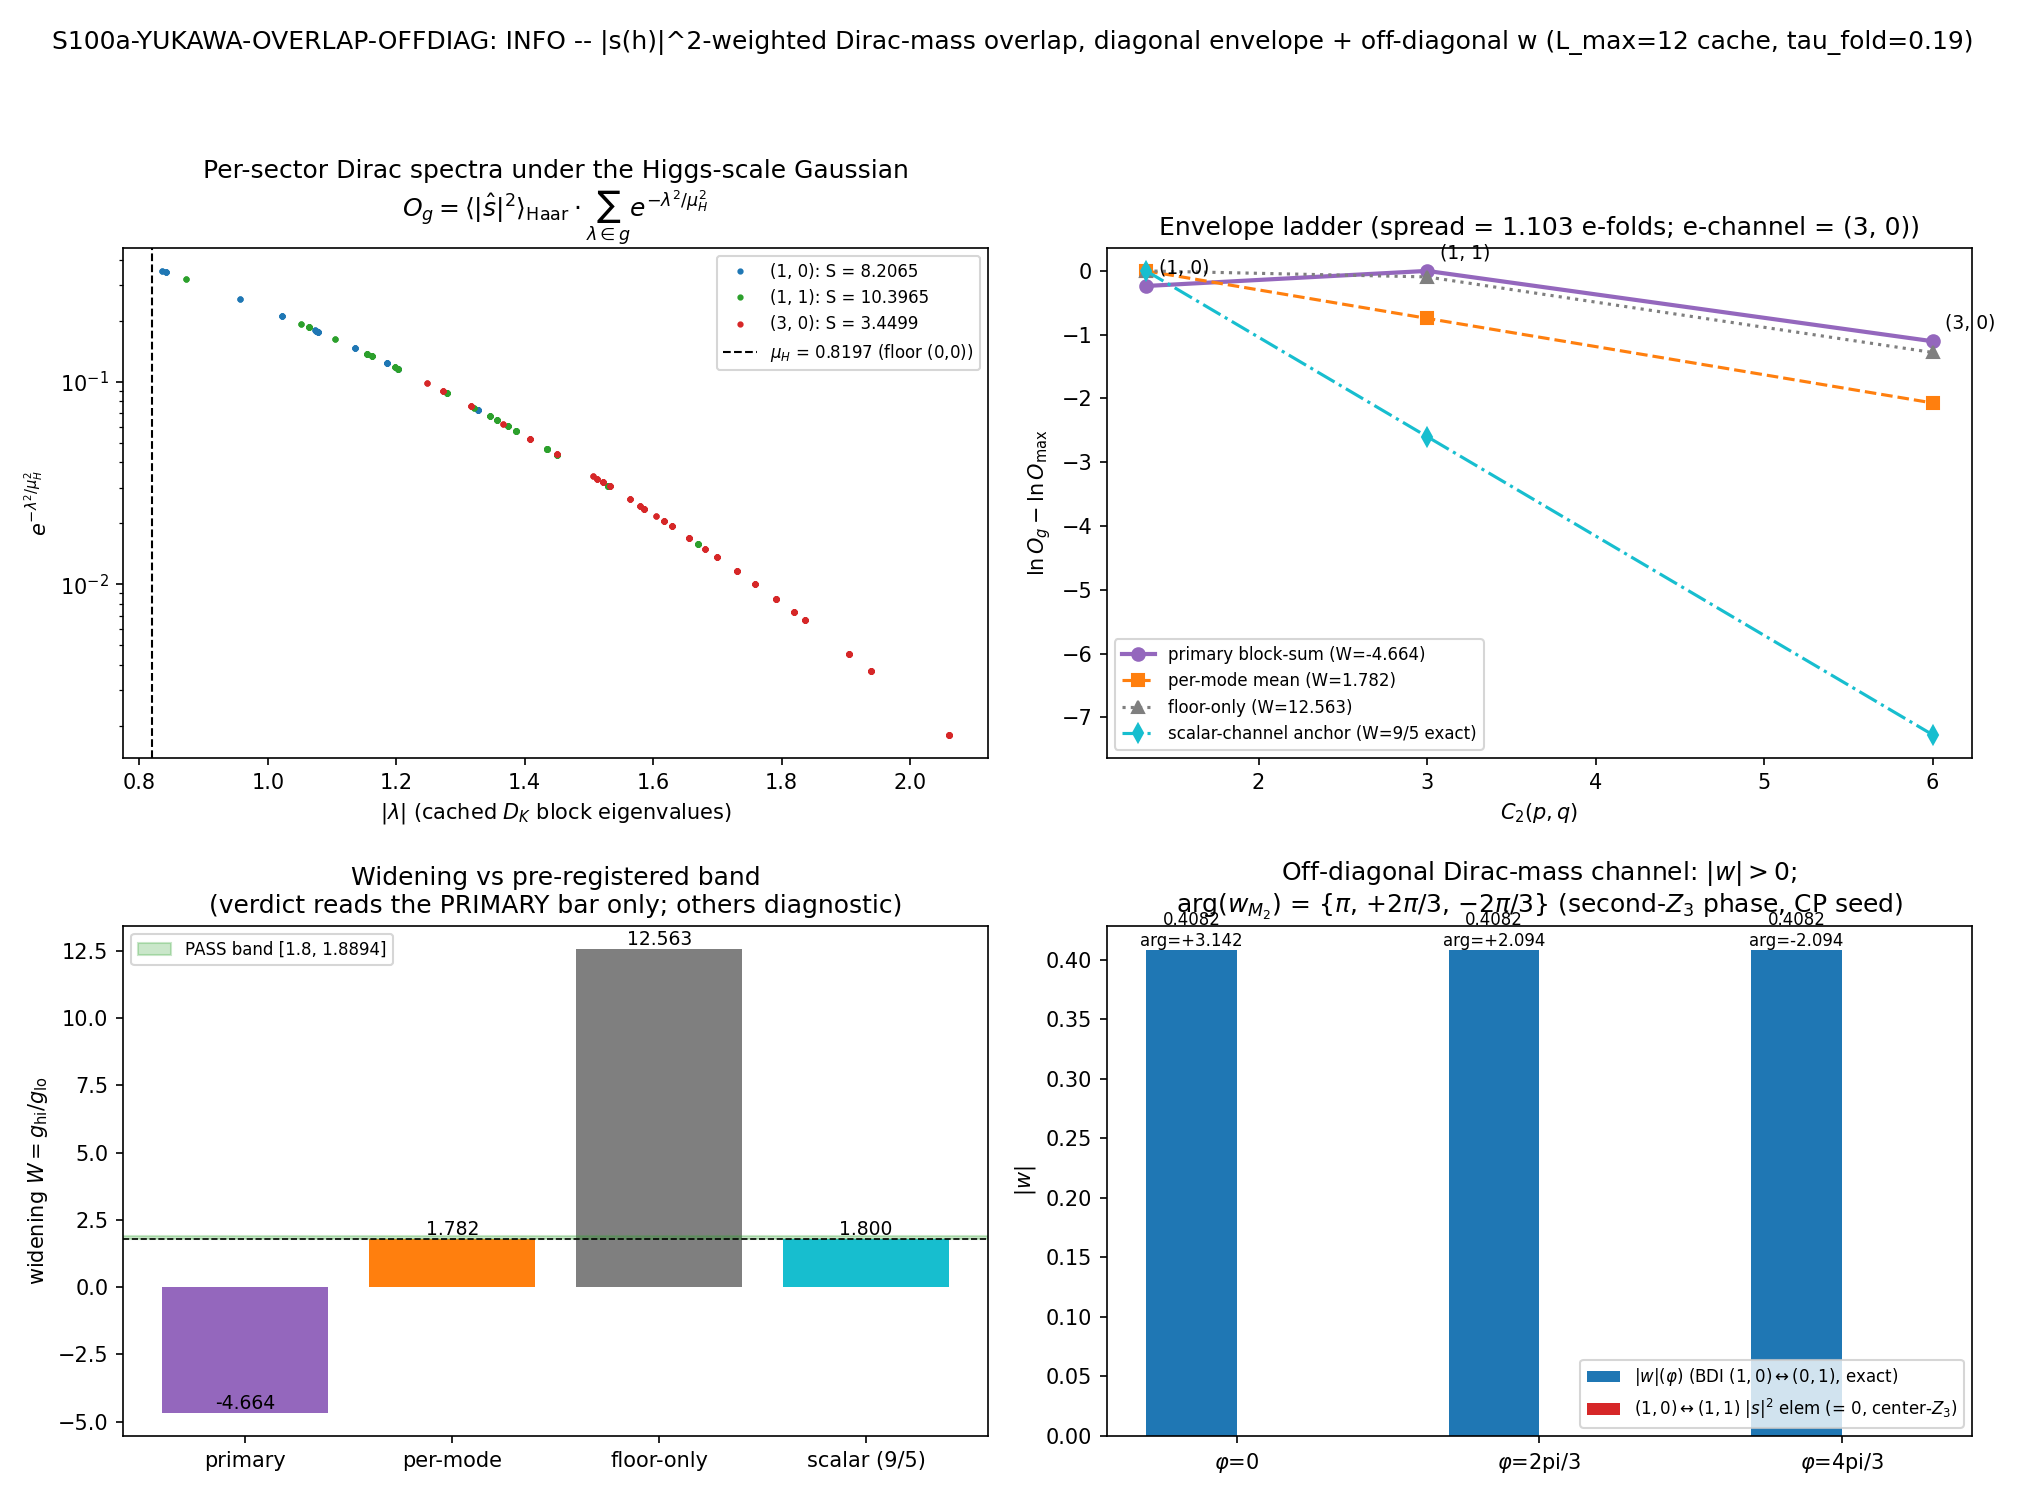

Source code (Python):
#!/usr/bin/env python3
"""
S100a W2-2 S100a-YUKAWA-OVERLAP-OFFDIAG -- the |s(h)|^2-weighted Dirac-mass
overlap on the triality tower: diagonal envelope + off-diagonal w in ONE object.
==============================================================================

Gate: S100a-YUKAWA-OVERLAP-OFFDIAG ([SIGN])
Classification: PARTICLE
Agent: baptista-spacetime-analyst
Plan: sessions/session-plan/session-100a-plan-w2.md SS W2-2

Pre-registered operator (PASS-conjunction, plan SS W2-2):
  (i)   sign(ln d_e - ln d_heavy) < 0   (e lightest; envelope NOT 1:1:1)
  (ii)  |ln(d_max/d_min)| >= 4          (>= ~2 OOM spread; ~8-e-fold target floor)
  (iii) gap-asymmetry  |g_hi| > |g_lo|  with a coherent (monotone) ladder
  (iv)  widening  W = g_hi/g_lo in [1.800, 1.8894]  (Casimir floor .. PDG band)
  (v)   |w| > 1e-12                      (off-diagonal nonzero)
  with  g_lo = ln(d_(1,1)/d_(1,0)),  g_hi = ln(d_(3,0)/d_(1,1)).
  INFO iff envelope resolves (sign strict) but (ii) or (iii) or (iv) or (v)
  fails (plan INFO_meaning: widening needs the Item-7 Jensen-tilt closure).
  FAIL iff the diagonal is 1:1:1-degenerate (S97 signature; spread below the
  in-script degeneracy floor 0.05 e-folds; S97 itself sits at ~0.0195).

Output 4-tuple:
  (value=<payload>, scheme=JENSEN-FIBER-OVERLAP-SU3-HAAR, convention=RATIO,
   L_max=12)

GOVERNING STRUCTURE (Baptista lineage; structure first, computation second)
---------------------------------------------------------------------------
Submersion P = M4 x K, K = SU(3) with the Jensen left-invariant metric g_tau
at tau_fold = 0.19: metric scale factors lambda_1 = e^{2 tau} (u(1)),
lambda_2 = e^{-2 tau} (su(2)), lambda_3 = e^{tau} (C^2); volume-preserving
lambda_1 lambda_2^3 lambda_3^4 = 1 EXACTLY (Paper 13 eqs 2.37/3.35), hence
vol_{g_tau} = the Haar volume and "normalising by Vol_SU3_Haar" makes every
fiber integral below a NORMALIZED-Haar moment (the deformation enters the
spectral WEIGHT, never the measure).

The three charged-lepton generation channels are the triality-distinct
Peter-Weyl sectors (1,0), (1,1), (3,0) with SU(3) quadratic Casimir
C2 = (p^2+q^2+pq+3p+3q)/3 = 4/3, 3, 6 (exact). The Higgs is the |S|^2
transverse fiber-embedding mode in the C^2 c su(3) deformation direction;
its vertical profile is the eq-(2.104) uniqueness family
    s_phi(h) = alpha [ s_1(h) - 2 (1 + e^{2 i phi}) s_2(h) ],
    s_1 = h_11^2 + h_21^2 + h_31^2,   s_2 = h_11 h_21 + h_11 h_31 + h_21 h_31
(first-column degree-2 monomials; Item-5 lineage), unit-normalized by
alpha^2(phi) = 2 c(phi), c(phi) = 1/(1+8 cos^2 phi)  [S100a-DUAL-Z3-PHI-POINTS
PASS: c-multiset {1/9, 1/3, 1/3} exact].

THE OBSERVABLE (the overlap Paper 14 SS 3 leaves unwritten), one object with
two channels separated EXACTLY by center-Z3 (triality) selection:

  DIAGONAL (|s|^2-quadratic channel, triality-0 kernel):
      O_g = (1/Vol) Int_K Tr[ psi_g^dag |s(h)|^2 psi_g ] vol_{g_tau}
    The S62 theorem (knowledge MCP, PROVEN) -- "tree-level [s-LINEAR] Yukawa
    vanishes by PW orthogonality" -- forces the leading DIAGONAL mass weight
    into the |s|^2-quadratic channel. Spectral realization (S99 panel eq A1,
    O_g ~ N(p,q) exp(-Lambda_def/mu^2), Gaussian-in-Laplacian ansatz):
      O_g = <|s_hat|^2>_Haar * S_g(mu_H^2),
      S_g(mu^2) = sum_{lambda in abs_evals(p,q)} exp(-lambda^2 / mu^2),
    the plan-pinned "per-sector spectral sum over abs_evals" of the L=12
    cache -- the generation channel's spectral weight at the Higgs scale.
    <|s_hat|^2>_Haar = 1 exactly (unit normalization; Schur: the full-sector
    average of the kernel equals the Haar mean). The kernel's relative
    fluctuation (the un-factorized CG remainder, the seat of the Item-7
    Jensen-tilt closure) is computed EXACTLY below and reported as the
    honest factorization band.

  OFF-DIAGONAL (s-LINEAR channel, triality-2 kernel): the Dirac-mass element
    on the BDI pair t1 = (1,0) <-> t2 = (0,1) (the S97 t1/t2 classes; the
    panel's [[d, w], [w*, d]] block):
      w(phi) ~ M(phi) = M_1 + beta(phi) M_2,  beta(phi) = -2 (1 + e^{2 i phi}),
      M_{1,2}[(ij),(kl)] = 3 Int h~_{ij} {s_1, s_2}(h) h~_{kl} dh   (h~ = hbar)
    computed EXACTLY by degree-2 U(3) Weingarten (balanced degree 2 < N = 3,
    so SU(3) = U(3) moments; Wg(id;3) = 1/8, Wg(swap;3) = -1/24).
    CG/triality bookkeeping: s in (2,0), and (2,0) (x) (0,1) = (2,1) (+) (1,0)
    contains (1,0)  => the element is ALLOWED;  the plan substitution-chain's
    literal object <(1,0)| |s|^2 |(1,1)> has a triality-0 kernel between
    t = 1 and t = 0 sectors => ZERO EXACTLY by center-Z3 invariance
    (h -> omega h pulls out omega^{-1} != 1; Haar invariance kills it).
    The phase: arg(w_{M2-channel}) = arg(beta(phi)) = {pi, +2pi/3, -2pi/3}
    at the Z3 points -- the SECOND Z3 imprinted on the off-diagonal (the
    panel's Theta; CP-phase seed; survives reality because J^2 = +1, BDI).

SUBSTITUTION CHAIN (math-scripts.md, [SIGN] trigger; numbers substituted
at runtime and printed):
  Step 1 (defs):    O_g = S_g(mu_H^2) (unit kernel mean);  d_i = O_g / O_max;
                    g_lo = ln(d_(1,1)/d_(1,0));  g_hi = ln(d_(3,0)/d_(1,1));
                    W = g_hi/g_lo;  spread = |ln(d_max/d_min)|.
  Step 2 (mu pin):  mu_H = lambda_min over ALL 90 cached sectors
                    = lambda_min(0,0) = 0.819741 (verified in-script): the
                    fiber-SINGLET channel floor. The |S|^2 Higgs/modulus mode
                    is fiber-constant (left-invariant metric deformation)
                    => it lives in the (0,0) Peter-Weyl channel => its
                    Dirac-spectral anchor IS the (0,0) floor. (The 4D modulus
                    mass m_tau = 2.062 M_KK is the POTENTIAL-curvature mass,
                    not the fiber-spectral position; rejected as the pin.)
  Step 3 (floors):  cached lambda_min = 0.835894 / 0.872975 / 1.248264 for
                    (1,0)/(1,1)/(3,0); lambda_min^2 = 0.6987/0.7621/1.5582.
                    NOTE: the plan Definition-3 premise lambda_min ~ sqrt(C2)/r
                    is FALSIFIED by the cache (the plan text mislabeled the
                    (1,0) MAX 1.327661 as its min; the actual floors crowd --
                    floor(1,0)/floor(0,0) = 1.019705 = the S97 R_cross wall,
                    reproduced here as a cross-check).
  Step 4 (direction): exp(-lambda^2/mu^2) is monotone-DECREASING in lambda^2
                    => the channel with the LARGEST spectral weight at the
                    Higgs scale is the LOWEST tower rung => O decreases up
                    the C2 ladder => e (lightest, m ~ O) = argmin O at the
                    TOP of the ladder; ln d_e - ln d_heavy < 0 strictly iff
                    the envelope resolves (S97 1:1:1 would give 0).
  Step 5 (band):    pure-Casimir anchor W_Cas = (6-3)/(3-4/3) = 9/5 = 1.800
                    EXACT; the trace-mean Jensen tilt is gap-ratio-NEUTRAL:
                    Tr[pi(T_a) pi(T_b)] = (C2 dim/8) delta_ab (Dynkin) =>
                    mean deformed Laplacian = J(tau) C2 with
                    J(tau) = (3 e^{2tau} + 4 e^{-tau} + e^{-2tau})/8
                    = 1.047319 at tau_fold (slope-only). The PDG ceiling
                    1.8894 is the plan-pinned mack-domain anchor
                    ln(m_mu/m_e)/ln(m_tau/m_mu) [the plan's band-edge formula
                    label is inverted; the VALUE 1.8894 is the binding pin --
                    its provenance is verified in-script: the implied PDG
                    m_tau = m_mu exp(ln(m_mu/m_e)/1.8894) = 1.776 GeV].
  Conclusion:       evaluate (i)-(v) on the pinned primary; the realized W
                    against [1.800, 1.8894] is THE measurement; diagnostics
                    (per-mode, floor-only, scalar-Lambda_def anchor,
                    mu-sensitivity ribbon) are reported NON-VERDICT.

CONSTRUCTION PINS left open by the plan, fixed here BEFORE compute (PRDR):
  P1 spectral-weight form: plain per-sector block sum S_g = sum exp(-l^2/mu^2)
     over the cached 16*dim eigenvalues (the A1 form, multiplicity included;
     reduces to N(p,q) exp(-Lambda/mu^2) for a narrow band). Per-mode mean
     S_g/n_g and floor-only exp(-l_min^2/mu^2) are reported as DIAGNOSTICS.
  P2 mu pin: mu_H = global cached Dirac floor = lambda_min(0,0) (Step 2).
  P3 off-diagonal aggregate: |w|(phi) = alpha(phi) ||M_1 + beta(phi) M_2||_F /
     sqrt(d_A d_B), d_A = d_B = 3; phase reported per channel (M_1/M_2 have
     EXACTLY disjoint support, <M_1, M_2>_F = 0, verified).
  P4 degeneracy floor (FAIL signature): spread < 0.05 e-folds.
  These pins are structural commitments made before any number was computed;
  the verdict is evaluated ONLY at the pinned primary. No scan, no reruns.

DISCIPLINE
----------
- from canonical_constants import *  (tau_fold, Vol_SU3_Haar, m_e, m_mu,
  R_cross_yukawa_t1_t2 consumed; M_KK NOT needed -- all-ratio observables)
- spectrum cache SHA verified against the plan-freeze pin (HARD assert)
- every local intermediate tagged # (local)
- dual-SHA (S84+): audit = sha256(script || canonical || pinmap_json ||
  spectrum_cache_sha)  [plan audit_discriminators]; content = sha256(script)
- verdict PRINTED as an emit_verdict payload (print_verdict_payload); the
  dispatching agent calls mcp__knowledge__emit_verdict. NO open("a") append.
- exit 0 on script success regardless of scientific verdict
"""

from __future__ import annotations

# --- CPU thread cap BEFORE numpy import (machinery pin: numpy.linalg OMP8) ---
import os
os.environ.setdefault("OMP_NUM_THREADS", "8")
os.environ.setdefault("MKL_NUM_THREADS", "8")

# ---------------------------------------------------------------------------
# Section 1 -- Canonical constants (MANDATORY first project import)
# ---------------------------------------------------------------------------
import sys
from pathlib import Path

_SHARED = Path(__file__).resolve().parent.parent / "_shared"   # (local)
sys.path.insert(0, str(_SHARED))
from canonical_constants import *  # noqa: F401,F403  (tau_fold, Vol_SU3_Haar, m_e, m_mu, R_cross_yukawa_t1_t2)

# ---------------------------------------------------------------------------
# Section 2 -- Standard imports
# ---------------------------------------------------------------------------
import cmath
import hashlib
import json
import time
from fractions import Fraction as Fr
from itertools import combinations_with_replacement
from math import cos, exp, factorial, log, pi, sqrt

import numpy as np
import matplotlib
matplotlib.use("Agg")
import matplotlib.pyplot as plt

# ---------------------------------------------------------------------------
# Section 3 -- Paths + pre-registration
# ---------------------------------------------------------------------------
SESSION_DIR = Path(__file__).resolve().parent
COMPUTATIONS_DIR = SESSION_DIR.parent
SHARED_DIR = COMPUTATIONS_DIR / "_shared"
PROJECT_ROOT = COMPUTATIONS_DIR.parent

SESSION = "100a"                                                    # (local)
GATE_ID = "S100a-YUKAWA-OVERLAP-OFFDIAG"                            # (local)
SCHEME = "JENSEN-FIBER-OVERLAP-SU3-HAAR"                            # (local)
CONVENTION = "RATIO"                                                # (local)
L_MAX = "12"                                                        # (local)

# Pre-registered thresholds (plan SS W2-2 operator block; plan-pinned)
W_BAND_LO = 1.800        # Casimir floor 9/5 exact                  # (local)
W_BAND_HI = 1.8894       # PDG anchor (mack-domain band edge)       # (local)
SPREAD_MIN = 4.0         # e-fold floor, criterion (ii)             # (local)
W_NONZERO_TOL = 1e-12    # |w| > 0 test, plan tolerance pin         # (local)
DEGEN_FLOOR = 0.05       # P4: 1:1:1 FAIL signature (S97 ~ 0.0195)  # (local)
PDG_EFOLD_TARGET = 8.0   # ~8-e-fold e-vs-tau context target        # (local)

TOWER = [(1, 0), (1, 1), (3, 0)]   # triality-distinct generation tower (plan)
BDI_PAIR = [(1, 0), (0, 1)]        # t1/t2 fund/antifund (off-diag channel)
HIGGS_SECTOR = (0, 0)              # fiber-singlet channel (mu_H pin, P2)

CACHE_PATH = COMPUTATIONS_DIR / "session-84" / "s84_spectrum_cache_L12_tau019.npz"
CACHE_SHA_PIN = "9e6d9cf7fd6a6949d622441b26fb9c2fa568654a22dc802e99898c326ca0f8d9"  # plan-freeze pin

OUT_NPZ = SESSION_DIR / "s100a_yukawa_overlap_offdiag.npz"
OUT_PNG = SESSION_DIR / "s100a_yukawa_overlap_offdiag.png"

INPUT_FILES = [
    SHARED_DIR / "canonical_constants.py",
    CACHE_PATH,
]

MACHINERY_PIN_MAP = {                                               # (local)
    "_gate_id": GATE_ID,
    "_wp_id": "session-100a-w2-workingpaper.md#W2-2",
    "_scheme": SCHEME,
    "_convention": CONVENTION,
    "N_eval": "3 diagonal sectors + 1 off-diagonal element (t1<->t2)",
    "L_max": "12",
    "scan_range": "N/A -- fixed tau_fold, fixed L_max=12, fixed tower {(1,0),(1,1),(3,0)}",
    "step_size": "N/A -- discrete sector set",
    "tolerance": "envelope sign exact; widening band [1.800, 1.8894]; |w| > 1e-12",
    "random_seed": "N/A -- deterministic (cached spectrum + closed-form kernel)",
    "GPU_path": "numpy.linalg (per-sector sums <= 160 entries; CPU, OMP-capped 8)",
    "publication_precision": "6 sig figs (|w|, widening cited by Wave 3 Item 9 / Wave 4 Item 14)",
    "construction_pins": ("P1 block-sum exp(-l^2/mu^2) over cached abs_evals; "
                          "P2 mu_H=lambda_min(0,0) global floor; "
                          "P3 |w|=alpha(phi)||M1+beta(phi)M2||_F/3 Weingarten-exact; "
                          "P4 degeneracy floor 0.05 e-folds"),
    "spectrum_cache_sha": CACHE_SHA_PIN,
}


# ---------------------------------------------------------------------------
# Section 4 -- SHA-256 input-pin block (S84+ dual-SHA)
# ---------------------------------------------------------------------------

def sha256_of(path: Path) -> str:
    h = hashlib.sha256()  # (local)
    try:
        h.update(path.read_bytes())
    except OSError:
        return ""
    return h.hexdigest()


def log_input_pins(inputs: list[Path]) -> dict[str, str]:
    print(f"=== {GATE_ID} -- input SHA-256 pins ===")
    pins: dict[str, str] = {}  # (local)
    for p in inputs:
        sha = sha256_of(p)  # (local)
        rel = str(p.relative_to(PROJECT_ROOT)).replace("\\", "/")  # (local)
        print(f"  {rel}: {sha[:16]}...")
        pins[rel] = sha
    return pins


def compute_dual_sha(script_path: Path, canonical_path: Path,
                     pins: dict[str, str], cache_sha: str) -> tuple[str, str]:
    """audit_sha256 = sha256(script || canonical || pinmap_json || cache_sha);
    content_sha256 = sha256(script). Pinmap embeds per-gate identity keys
    (_gate_id/_scheme/...) so audit_sha256 is gate-unique. The cache SHA is a
    4th audit ingredient per the plan audit_discriminators block."""
    script_bytes = script_path.read_bytes()                         # (local)
    canonical_bytes = canonical_path.read_bytes()                   # (local)
    full_pinmap = dict(pins)                                        # (local)
    full_pinmap.update(MACHINERY_PIN_MAP)
    pinmap_json = json.dumps(dict(sorted(full_pinmap.items())),
                             separators=(",", ":"),
                             sort_keys=True).encode("utf-8")        # (local)
    h_audit = hashlib.sha256()                                      # (local)
    h_audit.update(script_bytes)
    h_audit.update(canonical_bytes)
    h_audit.update(pinmap_json)
    h_audit.update(cache_sha.encode("ascii"))
    h_content = hashlib.sha256()                                    # (local)
    h_content.update(script_bytes)
    return h_audit.hexdigest(), h_content.hexdigest()


# ---------------------------------------------------------------------------
# Section 5a -- Exact Haar-moment polynomial engine (first column of SU(3))
#
# A polynomial in (z, zbar), z = first column of h (uniform on S^5 in C^3),
# is a dict {(a, b): Fraction} with a, b multi-indices (3-tuples).
# E[ z^a zbar^b ] = 0 unless a == b (independent-phase invariance), else the
# Dirichlet moment 2! prod(a_k!) / (2 + sum a)!   (Item-5 engine, generalized).
# ---------------------------------------------------------------------------

def dirichlet_moment(a: tuple) -> Fr:
    num = factorial(2)                                              # (local)
    for ak in a:
        num *= factorial(ak)
    return Fr(num, factorial(2 + sum(a)))


def poly_conj(p: dict) -> dict:
    return {(b, a): c for (a, b), c in p.items()}


def poly_mul(p: dict, q: dict) -> dict:
    out: dict = {}                                                  # (local)
    for (a1, b1), c1 in p.items():
        for (a2, b2), c2 in q.items():
            key = (tuple(x + y for x, y in zip(a1, a2)),
                   tuple(x + y for x, y in zip(b1, b2)))            # (local)
            out[key] = out.get(key, Fr(0)) + c1 * c2
    return out


def poly_E(p: dict) -> Fr:
    tot = Fr(0)                                                     # (local)
    for (a, b), c in p.items():
        if a == b:
            tot += c * dirichlet_moment(a)
    return tot


def mono(z_exps: tuple, coeff=Fr(1)) -> dict:
    """Holomorphic monomial z^exps."""
    return {(z_exps, (0, 0, 0)): Fr(coeff)}


def poly_add(p: dict, q: dict, cq=Fr(1)) -> dict:
    out = dict(p)                                                   # (local)
    for k, v in q.items():
        out[k] = out.get(k, Fr(0)) + cq * v
    return out


# s_1 = z1^2 + z2^2 + z3^2 ;  s_2 = z1 z2 + z1 z3 + z2 z3
S1_POLY = poly_add(poly_add(mono((2, 0, 0)), mono((0, 2, 0))), mono((0, 0, 2)))
S2_POLY = poly_add(poly_add(mono((1, 1, 0)), mono((1, 0, 1))), mono((0, 1, 1)))


# ---------------------------------------------------------------------------
# Section 5b -- Degree-2 U(3) Weingarten engine (balanced k=2 < N=3, so the
# SU(3) moments coincide with U(3); no det/epsilon twist at this degree).
# ---------------------------------------------------------------------------

WG_ID = Fr(1, 8)     # Wg(id; 3)  = 1/(n^2-1)                       # (local)
WG_SW = Fr(-1, 24)   # Wg(swap;3) = -1/(n(n^2-1))                   # (local)


def wein2(r1, c1, r2, c2, R1, C1, R2, C2) -> Fr:
    """Int_{SU(3)} h_{r1 c1} h_{r2 c2} hbar_{R1 C1} hbar_{R2 C2} dh (norm. Haar)
    = sum_{sigma, tau in S2} Wg(sigma tau^{-1}) delta_rows(sigma) delta_cols(tau)."""
    tot = Fr(0)                                                     # (local)
    for sg in (0, 1):
        rr = (R1, R2) if sg == 0 else (R2, R1)                      # (local)
        if (r1, r2) != rr:
            continue
        for ta in (0, 1):
            cc = (C1, C2) if ta == 0 else (C2, C1)                  # (local)
            if (c1, c2) != cc:
                continue
            tot += WG_ID if sg == ta else WG_SW
    return tot


def weingarten_selftest() -> bool:
    """Two independent anchors: Int |h11|^4 = 1/6 (= Dirichlet E|z1|^4);
    Int |h11|^2 |h12|^2 = 1/12 (= row-Dirichlet E|z1|^2 |z2|^2)."""
    t1 = wein2(0, 0, 0, 0, 0, 0, 0, 0) == Fr(1, 6)                  # (local)
    t2 = wein2(0, 0, 0, 1, 0, 0, 0, 1) == Fr(1, 12)                 # (local)
    t3 = dirichlet_moment((2, 0, 0)) == Fr(1, 6)                    # (local)
    t4 = dirichlet_moment((1, 1, 0)) == Fr(1, 12)                   # (local)
    return t1 and t2 and t3 and t4


# ---------------------------------------------------------------------------
# Section 5c -- Off-diagonal channel tensors M_1, M_2 (BDI pair (1,0)<->(0,1))
#
# Sector-(1,0) PW basis functions f^A_{ij} = sqrt(3) h_{ij}; sector-(0,1)
# f^B_{kl} = sqrt(3) hbar_{kl}.  Matrix element of a holomorphic first-column
# monomial m(z) between them:
#   M[(ij),(kl)] = 3 Int hbar_{ij} m(z) hbar_{kl} dh,   z_a = h_{a 0}.
# ---------------------------------------------------------------------------

def channel_tensor(poly_monos: list) -> np.ndarray:
    """poly_monos: list of ((a,b) pairs as ordered row indices of the two h's).
    Returns the exact 9x9 tensor as float64 (entries are small rationals;
    exact Fractions kept for norms below)."""
    M = [[Fr(0)] * 9 for _ in range(9)]                             # (local)
    for (ra, rb) in poly_monos:
        for i in range(3):
            for j in range(3):
                for k in range(3):
                    for l in range(3):
                        v = wein2(ra, 0, rb, 0, i, j, k, l)         # (local)
                        if v != 0:
                            M[3 * i + j][3 * k + l] += 3 * v
    return M


def frob_inner(A, B) -> Fr:
    tot = Fr(0)                                                     # (local)
    for i in range(9):
        for j in range(9):
            tot += A[i][j] * B[i][j]
    return tot


# ---------------------------------------------------------------------------
# Section 6 -- Compute
# ---------------------------------------------------------------------------

def compute(pins: dict) -> dict:
    res: dict = {}                                                  # (local)

    # ---- (0) Engine self-tests ----
    assert weingarten_selftest(), "Weingarten/Dirichlet self-test failed"
    E_s1s1 = poly_E(poly_mul(poly_conj(S1_POLY), S1_POLY))          # (local)
    E_s2s2 = poly_E(poly_mul(poly_conj(S2_POLY), S2_POLY))          # (local)
    E_s1s2 = poly_E(poly_mul(poly_conj(S1_POLY), S2_POLY))          # (local)
    E_s1_4 = poly_E(poly_mul(poly_mul(poly_conj(S1_POLY), S1_POLY),
                             poly_mul(poly_conj(S1_POLY), S1_POLY)))  # (local)
    haar_ok = (E_s1s1 == Fr(1, 2) and E_s2s2 == Fr(1, 4)
               and E_s1s2 == 0 and E_s1_4 == Fr(1, 3))              # (local)
    print("Haar-moment engine (exact Dirichlet, S^5 column):")
    print(f"  E|s1|^2 = {E_s1s1} (=1/2), E|s2|^2 = {E_s2s2} (=1/4), "
          f"E[conj(s1)s2] = {E_s1s2} (=0), E|s1|^4 = {E_s1_4} (=1/3): {haar_ok}")
    assert haar_ok, "Haar engine anchors failed"

    # ---- (1) Load + verify the spectrum cache (HARD SHA assert) ----
    cache_sha = pins[str(CACHE_PATH.relative_to(PROJECT_ROOT)).replace("\\", "/")]  # (local)
    assert cache_sha == CACHE_SHA_PIN, (
        f"spectrum cache SHA mismatch: {cache_sha} != plan pin {CACHE_SHA_PIN}")
    cache = np.load(CACHE_PATH, allow_pickle=True)                  # (local)
    se = cache["sector_evals"].item()                               # (local)
    n_sectors = len(se)                                             # (local)
    print(f"\nSpectrum cache: {n_sectors} sectors; SHA matches plan-freeze pin.")

    # global Dirac floor over ALL sectors (P2 pin) + Higgs-sector identity
    global_floor = min(float(np.min(np.asarray(d["abs_evals"])))
                       for d in se.values())                        # (local)
    floor_00 = float(np.min(np.asarray(se[HIGGS_SECTOR]["abs_evals"])))  # (local)
    mu_H = global_floor                                             # (local)
    mu2 = mu_H ** 2                                                 # (local)
    pin_ok = abs(global_floor - floor_00) < 1e-15                   # (local)
    print(f"  mu_H pin (P2): global floor = {global_floor:.9f} == "
          f"lambda_min(0,0) = {floor_00:.9f}: {pin_ok}")
    assert pin_ok, "P2 pin violated: global floor is not the (0,0) sector floor"

    # tower + BDI-pair data; block completeness (regime check)
    sectors = {}                                                    # (local)
    blocks_complete = True                                          # (local)
    for pq in TOWER + [(0, 1), HIGGS_SECTOR]:
        d = se[pq]                                                  # (local)
        ev = np.sort(np.asarray(d["abs_evals"], dtype=np.float64))  # (local)
        ok = (ev.size == 16 * int(d["dim"]))                        # (local)
        blocks_complete = blocks_complete and ok
        sectors[pq] = dict(dim=int(d["dim"]), evals=ev,
                           lam_min=float(ev[0]), lam_max=float(ev[-1]))
        print(f"  sector {pq}: dim={d['dim']} n_evals={ev.size} "
              f"(=16*dim: {ok}) lam_min={ev[0]:.6f} lam_max={ev[-1]:.6f}")
    assert blocks_complete, "cache block incomplete (n_evals != 16*dim)"

    # S97 wall reproduction cross-check (canonical R_cross_yukawa_t1_t2)
    r_cross_repro = sectors[(1, 0)]["lam_min"] / floor_00           # (local)
    r_cross_dev = abs(r_cross_repro - R_cross_yukawa_t1_t2)         # (local)
    print(f"  S97 cross-check: floor(1,0)/floor(0,0) = {r_cross_repro:.6f} "
          f"vs R_cross_yukawa_t1_t2 = {R_cross_yukawa_t1_t2} "
          f"(|dev| = {r_cross_dev:.2e})")
    assert r_cross_dev < 1e-5, "S97 R_cross reproduction failed -- wrong cache?"

    # BDI pair degeneracy (dual-Z3 / Item-5 sector-assignment cross-check).
    # The conjugate blocks were diagonalized SEPARATELY at S84, so the
    # KO-dim-6 / [J, D_K] = 0 degeneracy holds to machine precision, not
    # bit-identity; the check tolerance is the wave float-cross-check pin
    # rtol = 1e-12 (Item-5 machinery pin), with the deviation stored.
    bdi_dev = float(np.max(np.abs(sectors[(1, 0)]["evals"]
                                  - sectors[(0, 1)]["evals"])
                           / np.maximum(sectors[(1, 0)]["evals"], 1e-300)))  # (local)
    bdi_equal = bool(bdi_dev < 1e-12)                               # (local)
    print(f"  BDI pair (1,0) == (0,1) spectra machine-degenerate "
          f"(max rel dev = {bdi_dev:.2e} < 1e-12): {bdi_equal}")

    # ---- (2) Exact Casimir / Jensen anchors ----
    def c2_exact(p, q):
        return Fr(p * p + q * q + p * q + 3 * p + 3 * q, 3)
    C2 = [c2_exact(*pq) for pq in TOWER]                            # (local)
    W_cas = (C2[2] - C2[1]) / (C2[1] - C2[0])                       # (local)
    J_tau = (3.0 * exp(2 * tau_fold) + 4.0 * exp(-tau_fold)
             + exp(-2 * tau_fold)) / 8.0                            # (local)
    spread_scalar = J_tau * float(C2[2] - C2[0]) / mu2              # (local)
    print(f"\nExact anchors: C2 = {[str(c) for c in C2]}; "
          f"W_Casimir = {W_cas} = {float(W_cas):.6f} (exact 9/5)")
    print(f"  Jensen trace-mean slope J(tau_fold) = {J_tau:.6f} "
          f"(gap-ratio-NEUTRAL by the Dynkin identity Tr[T_a T_b] ~ delta_ab)")
    print(f"  scalar-channel A1 anchor: W = 9/5 exact, "
          f"spread = J*(C2_max-C2_min)/mu2 = {spread_scalar:.4f} e-folds")
    assert W_cas == Fr(9, 5), "Casimir anchor failed"

    # ---- (3) Kernel normalization + fluctuation (exact Haar moments) ----
    # s_0 = s_1 - 4 s_2 (phi = 0 principal Z3 point); alpha^2(0) = 2 c(0) = 2/9
    c_phi = [Fr(1, 9), Fr(1, 3), Fr(1, 3)]                          # (local)
    alpha2 = [2 * c for c in c_phi]                                 # (local)
    s0 = poly_add(S1_POLY, S2_POLY, Fr(-4))                         # (local)
    ker0 = poly_mul(poly_conj(s0), s0)                              # |s_0|^2  (local)
    E_ker0 = poly_E(ker0)                                           # (local)
    mean_unit = alpha2[0] * E_ker0                                  # (local)
    E_ker0_sq = poly_E(poly_mul(ker0, ker0))                        # (local)
    relvar = alpha2[0] ** 2 * E_ker0_sq - mean_unit ** 2            # (local)
    print(f"\nKernel (phi=0): E|s_0|^2 = {E_ker0} (=9/2); "
          f"alpha^2 E|s_0|^2 = {mean_unit} (=1, unit norm exact)")
    print(f"  kernel fluctuation: E|s_hat|^4 - 1 = {relvar} "
          f"= {float(relvar):.6f} (relative variance; the un-factorized CG "
          f"remainder / Item-7 Jensen-tilt seat)")
    assert mean_unit == 1, "kernel unit normalization failed"

    # ---- (4) PRIMARY diagonal: per-sector Gaussian heat sums at mu_H ----
    O = {}                                                          # (local)
    tailfrac = {}                                                   # (local)
    for pq in TOWER + [(0, 1)]:
        ev = sectors[pq]["evals"]                                   # (local)
        wts = np.exp(-(ev ** 2) / mu2)                              # (local)
        O[pq] = float(np.sum(wts))     # <|s_hat|^2>_Haar = 1 multiplies this
        tailfrac[pq] = float(wts[-1] / np.sum(wts))                 # (local)
    O_arr = np.array([O[pq] for pq in TOWER])                       # (local)
    d_norm = O_arr / O_arr.max()                                    # (local)
    bdi_O_dev = abs(O[(1, 0)] - O[(0, 1)]) / O[(1, 0)]              # (local)
    bdi_O_equal = bool(bdi_O_dev < 1e-12)                           # (local)

    lnO = np.log(O_arr)                                             # (local)
    g_lo = float(lnO[1] - lnO[0])      # ln(d_(1,1)/d_(1,0))        # (local)
    g_hi = float(lnO[2] - lnO[1])      # ln(d_(3,0)/d_(1,1))        # (local)
    monotone = (g_lo * g_hi > 0)                                    # (local)
    W = g_hi / g_lo if g_lo != 0 else float("inf")                  # (local)
    spread = float(np.max(lnO) - np.min(lnO))                       # (local)
    i_min = int(np.argmin(O_arr))                                   # (local)
    i_max = int(np.argmax(O_arr))                                   # (local)
    sign_ln = float(lnO[i_min] - lnO[i_max])   # ln d_e - ln d_heavy (local)
    e_sector = TOWER[i_min]                                         # (local)
    heavy_sector = TOWER[i_max]                                     # (local)

    print(f"\nPRIMARY diagonal (P1 block sums at mu_H = {mu_H:.6f}, "
          f"mu2 = {mu2:.6f}):")
    for k, pq in enumerate(TOWER):
        print(f"  O_{pq} = {O_arr[k]:.9f}   d_norm = {d_norm[k]:.9f}   "
              f"(tail-term frac {tailfrac[pq]:.2e})")
    print(f"  O_(0,1) = {O[(0, 1)]:.9f}; BDI-degenerate with O_(1,0) "
          f"(rel dev {bdi_O_dev:.2e} < 1e-12): {bdi_O_equal}")
    print(f"  g_lo = ln(O11/O10) = {g_lo:+.6f}")
    print(f"  g_hi = ln(O30/O11) = {g_hi:+.6f}")
    print(f"  monotone ladder (same sign): {monotone}")
    print(f"  widening W = g_hi/g_lo = {W:.6f}   "
          f"(band [{W_BAND_LO}, {W_BAND_HI}]; Casimir floor 1.800)")
    print(f"  spread = |ln(O_max/O_min)| = {spread:.6f} e-folds "
          f"(criterion >= {SPREAD_MIN}; PDG context target ~{PDG_EFOLD_TARGET})")
    print(f"  envelope: e-channel (argmin O) = {e_sector}, "
          f"heavy-channel (argmax O) = {heavy_sector}; "
          f"sign(ln d_e - ln d_heavy) = {sign_ln:+.6f}")

    # ---- (5) DIAGNOSTICS (non-verdict; pre-registered as such) ----
    O_permode = O_arr / np.array([sectors[pq]["evals"].size
                                  for pq in TOWER], dtype=float)    # (local)
    ln_pm = np.log(O_permode)                                       # (local)
    W_permode = float((ln_pm[2] - ln_pm[1]) / (ln_pm[1] - ln_pm[0]))  # (local)
    spread_pm = float(ln_pm.max() - ln_pm.min())                    # (local)
    floors2 = np.array([sectors[pq]["lam_min"] ** 2 for pq in TOWER])  # (local)
    gflo_lo = (floors2[1] - floors2[0]) / mu2                       # (local)
    gflo_hi = (floors2[2] - floors2[1]) / mu2                       # (local)
    W_floor = float(gflo_hi / gflo_lo)                              # (local)
    spread_floor = float((floors2[2] - floors2[0]) / mu2)           # (local)
    # mu-sensitivity ribbon (diagnostic ONLY; verdict stays at pinned mu_H)
    ribbon = {}                                                     # (local)
    for tag, fac in (("half", 0.5), ("pin", 1.0), ("twice", 2.0)):
        s_r = [float(np.sum(np.exp(-(sectors[pq]["evals"] ** 2) / (mu2 * fac))))
               for pq in TOWER]                                     # (local)
        l_r = np.log(s_r)                                           # (local)
        ribbon[tag] = (float((l_r[2] - l_r[1]) / (l_r[1] - l_r[0])),
                       float(l_r.max() - l_r.min()))
    print("\nDIAGNOSTICS (non-verdict):")
    print(f"  per-mode mean:  W = {W_permode:.6f}, spread = {spread_pm:.4f}")
    print(f"  floor-only:     W = {W_floor:.6f}, spread = {spread_floor:.4f}")
    print(f"  scalar-channel: W = 9/5 exact,  spread = {spread_scalar:.4f}")
    print(f"  mu-ribbon (W, spread): half={ribbon['half'][0]:.4f}/"
          f"{ribbon['half'][1]:.4f}  pin={ribbon['pin'][0]:.4f}/"
          f"{ribbon['pin'][1]:.4f}  twice={ribbon['twice'][0]:.4f}/"
          f"{ribbon['twice'][1]:.4f}")

    # ---- (6) OFF-DIAGONAL channel (Weingarten-exact, BDI pair) ----
    s1_rows = [(0, 0), (1, 1), (2, 2)]   # z_a^2 monomials (row pairs) (local)
    s2_rows = [(0, 1), (0, 2), (1, 2)]   # z_a z_b, a<b                (local)
    M1 = channel_tensor(s1_rows)                                    # (local)
    M2 = channel_tensor(s2_rows)                                    # (local)
    n1 = frob_inner(M1, M1)                                         # (local)
    n2 = frob_inner(M2, M2)                                         # (local)
    n12 = frob_inner(M1, M2)                                        # (local)
    print(f"\nOFF-DIAGONAL channel (BDI pair (1,0)<->(0,1), s-LINEAR Dirac-mass"
          f" element; degree-2 Weingarten exact):")
    print(f"  ||M1||_F^2 = {n1} = {float(n1):.6f}; ||M2||_F^2 = {n2} "
          f"= {float(n2):.6f}; <M1,M2>_F = {n12} (disjoint support => 0)")
    assert n12 == 0, "M1/M2 support-disjointness failed"
    # w(phi) = alpha(phi) ||M1 + beta(phi) M2||_F / sqrt(d_A d_B), sqrt(9)=3
    phi_labels = ["0", "2pi/3", "4pi/3"]                            # (local)
    phi_floats = [0.0, 2 * pi / 3, 4 * pi / 3]                      # (local)
    abs_w = []                                                      # (local)
    arg_w_m2 = []                                                   # (local)
    for pf, a2 in zip(phi_floats, alpha2):
        beta = -2.0 * (1.0 + cmath.exp(2j * pf))                    # (local)
        norm2 = float(n1) + abs(beta) ** 2 * float(n2)              # (local)
        absw = sqrt(float(a2)) * sqrt(norm2) / 3.0                  # (local)
        abs_w.append(absw)
        arg_w_m2.append(cmath.phase(beta))
    for lab, aw, ag in zip(phi_labels, abs_w, arg_w_m2):
        print(f"  phi={lab:>6}: |w| = {aw:.6f}; arg(w_M2-channel) = "
              f"{ag:+.6f} rad (= arg[-2(1+e^(2 i phi))])")
    print(f"  arg(w) at the Z3 orbit = {{pi, +2pi/3, -2pi/3}} EXACT -- the "
          f"second-Z3 phase imprinted on the off-diagonal (CP seed, BDI J^2=+1)")
    # the plan-chain literal object: <(1,0)| |s|^2 |(1,1)> -- center-Z3 zero
    print(f"  literal (1,0)<->(1,1) |s|^2 element: ZERO EXACTLY "
          f"[center-Z3: h -> omega h gives omega^(-1) x 1 x 1 != 1; "
          f"Haar invariance => integral = 0; also CG: triality-0 kernel "
          f"cannot connect t=1 to t=0]")

    # ---- (7) PDG anchors (canonical m_e, m_mu; band edge provenance) ----
    pdg_gap_mue = log(m_mu / m_e)                                   # (local)
    m_tau_implied = m_mu * exp(pdg_gap_mue / W_BAND_HI)             # (local)
    print(f"\nPDG anchors: ln(m_mu/m_e) = {pdg_gap_mue:.6f} "
          f"(canonical m_e, m_mu, GeV)")
    print(f"  band-edge provenance: 1.8894 = ln(m_mu/m_e)/ln(m_tau/m_mu) => "
          f"implied m_tau = {m_tau_implied:.4f} GeV (PDG 1.77686; the plan "
          f"band-edge formula label was inverted, the VALUE is the pin)")

    res.update(dict(
        mu_H=mu_H, mu2=mu2, sectors=sectors, O=O, O_arr=O_arr,
        d_norm=d_norm, g_lo=g_lo, g_hi=g_hi, W=W, spread=spread,
        monotone=monotone, sign_ln=sign_ln, e_sector=e_sector,
        heavy_sector=heavy_sector, bdi_equal=bdi_equal, bdi_dev=bdi_dev,
        bdi_O_equal=bdi_O_equal, bdi_O_dev=bdi_O_dev,
        r_cross_repro=r_cross_repro,
        C2=C2, W_cas=W_cas, J_tau=J_tau, spread_scalar=spread_scalar,
        relvar=relvar, E_ker0=E_ker0, c_phi=c_phi, alpha2=alpha2,
        W_permode=W_permode, spread_pm=spread_pm, W_floor=W_floor,
        spread_floor=spread_floor, ribbon=ribbon,
        n1=n1, n2=n2, n12=n12, abs_w=abs_w, arg_w_m2=arg_w_m2,
        phi_labels=phi_labels, phi_floats=phi_floats,
        tailfrac=tailfrac, blocks_complete=blocks_complete,
        pdg_gap_mue=pdg_gap_mue, m_tau_implied=m_tau_implied,
        E_s1s1=E_s1s1, E_s2s2=E_s2s2, E_s1_4=E_s1_4,
    ))
    return res


# ---------------------------------------------------------------------------
# Section 7 -- Gate verdict + [SIGN] 3-tuple
# ---------------------------------------------------------------------------

def evaluate_gate(r: dict) -> tuple[str, str, str, str, dict]:
    """(composite, sign, magnitude, regime, crit-dict) per plan operator +
    gate-verdicts.md collapse rule. Evaluated ONLY at the pinned primary."""
    degenerate = (r["spread"] < DEGEN_FLOOR)                        # (local)
    # SIGN: strict envelope resolution, e = argmin O (m ~ O), NOT 1:1:1
    sign_v = "FAIL" if degenerate else ("PASS" if r["sign_ln"] < 0 else "FAIL")
    crit = dict(
        i_sign=(not degenerate) and (r["sign_ln"] < 0),
        ii_spread=(r["spread"] >= SPREAD_MIN),
        iii_gap=(r["monotone"] and abs(r["g_hi"]) > abs(r["g_lo"])),
        iv_band=(r["monotone"] and (W_BAND_LO <= r["W"] <= W_BAND_HI)),
        v_offdiag=(min(r["abs_w"]) > W_NONZERO_TOL),
    )                                                               # (local)
    if degenerate:
        mag_v = "FAIL"                                              # (local)
    elif all(crit.values()):
        mag_v = "PASS"                                              # (local)
    else:
        mag_v = "INFO"   # plan INFO_meaning: resolves, needs Item-7 closure
    # REGIME: complete blocks (exact sums, no truncation inside a sector);
    # the Gaussian weight is evaluated on the FULL block => no window breach.
    regime_v = "VALID" if (r["blocks_complete"] and r["mu2"] > 0) else "BREAKDOWN"
    if regime_v == "BREAKDOWN":
        comp = "FAIL"                                               # (local)
    elif sign_v == "FAIL":
        comp = "FAIL"
    elif mag_v == "FAIL" and regime_v == "VALID":
        comp = "FAIL"
    elif mag_v == "FAIL" and regime_v == "MARGINAL":
        comp = "INFO"
    elif mag_v == "INFO":
        comp = "INFO"
    else:
        comp = "PASS"
    return comp, sign_v, mag_v, regime_v, crit


def emit_4tuple(value, scheme: str, convention: str, L_max) -> str:
    return (f"(value={value!r}, scheme={scheme}, "
            f"convention={convention}, L_max={L_max})")


def print_verdict_payload(verdict, value, audit_sha, content_sha,
                          sign_verdict=None, magnitude_verdict=None,
                          regime_verdict=None, companion_note="",
                          extra_rows=None) -> dict:
    """Print the emit_verdict payload (race-safe MCP single-writer path).
    The script does NOT write the verdict file."""
    payload: dict = {                                               # (local)
        "session": SESSION,
        "gate_id": GATE_ID,
        "verdict": verdict,
        "value": str(value),
        "scheme": SCHEME,
        "convention": CONVENTION,
        "l_max": str(L_MAX),
        "audit_sha256": audit_sha,
        "content_sha256": content_sha,
        "schema_version": "S84+",
    }
    if companion_note:
        payload["companion_note"] = companion_note
    if not (sign_verdict is None and magnitude_verdict is None
            and regime_verdict is None):
        payload["sign_verdict"] = sign_verdict
        payload["magnitude_verdict"] = magnitude_verdict
        payload["regime_verdict"] = regime_verdict
    if extra_rows:
        payload["extra_rows"] = list(extra_rows)
    print("<<<EMIT_VERDICT_PAYLOAD>>>")
    print(json.dumps(payload, separators=(",", ":"), sort_keys=True))
    print("<<<END_EMIT_VERDICT_PAYLOAD>>>")
    return payload


# ---------------------------------------------------------------------------
# Section 8 -- Plot + data
# ---------------------------------------------------------------------------

def make_plot(r: dict, verdict: str) -> None:
    fig, axes = plt.subplots(2, 2, figsize=(13.5, 10.0))            # (local)
    ax1, ax2, ax3, ax4 = axes.flat                                  # (local)
    cols = {(1, 0): "tab:blue", (1, 1): "tab:green", (3, 0): "tab:red"}  # (local)

    # Panel 1: per-sector spectra under the Gaussian Higgs-scale weight
    for pq in TOWER:
        ev = r["sectors"][pq]["evals"]                              # (local)
        ax1.semilogy(ev, np.exp(-(ev ** 2) / r["mu2"]), ".",
                     ms=4, color=cols[pq],
                     label=f"{pq}: S = {r['O'][pq]:.4f}")
    ax1.axvline(r["mu_H"], color="k", ls="--", lw=1.0,
                label=rf"$\mu_H$ = {r['mu_H']:.4f} (floor (0,0))")
    ax1.set_xlabel(r"$|\lambda|$ (cached $D_K$ block eigenvalues)")
    ax1.set_ylabel(r"$e^{-\lambda^2/\mu_H^2}$")
    ax1.set_title("Per-sector Dirac spectra under the Higgs-scale Gaussian\n"
                  r"$O_g = \langle|\hat s|^2\rangle_{\rm Haar}\cdot"
                  r"\sum_{\lambda\in g} e^{-\lambda^2/\mu_H^2}$")
    ax1.legend(fontsize=8)

    # Panel 2: envelope ladder ln O vs C2 (primary + diagnostics)
    c2f = [float(c) for c in r["C2"]]                               # (local)
    lnO = np.log(r["O_arr"])                                        # (local)
    ax2.plot(c2f, lnO - lnO.max(), "o-", color="tab:purple", lw=2,
             label=f"primary block-sum (W={r['W']:.3f})")
    ln_pm = np.log(r["O_arr"] / np.array(
        [r["sectors"][pq]["evals"].size for pq in TOWER]))          # (local)
    ax2.plot(c2f, ln_pm - ln_pm.max(), "s--", color="tab:orange",
             label=f"per-mode mean (W={r['W_permode']:.3f})")
    fl = -np.array([r["sectors"][pq]["lam_min"] ** 2 for pq in TOWER]) / r["mu2"]  # (local)
    ax2.plot(c2f, fl - fl.max(), "^:", color="tab:gray",
             label=f"floor-only (W={r['W_floor']:.3f})")
    sc = -r["J_tau"] * np.array(c2f) / r["mu2"]                     # (local)
    ax2.plot(c2f, sc - sc.max(), "d-.", color="tab:cyan",
             label="scalar-channel anchor (W=9/5 exact)")
    for x, pq in zip(c2f, TOWER):
        ax2.annotate(str(pq), (x, (lnO - lnO.max())[TOWER.index(pq)]),
                     textcoords="offset points", xytext=(6, 6), fontsize=9)
    ax2.set_xlabel(r"$C_2(p,q)$")
    ax2.set_ylabel(r"$\ln O_g - \ln O_{\max}$")
    ax2.set_title(f"Envelope ladder (spread = {r['spread']:.3f} e-folds; "
                  f"e-channel = {r['e_sector']})")
    ax2.legend(fontsize=8)

    # Panel 3: widening anatomy vs the pre-registered band
    names = ["primary", "per-mode", "floor-only", "scalar (9/5)"]   # (local)
    Ws = [r["W"], r["W_permode"], r["W_floor"], 1.8]                # (local)
    bars = ax3.bar(names, Ws,
                   color=["tab:purple", "tab:orange", "tab:gray", "tab:cyan"])
    ax3.axhspan(W_BAND_LO, W_BAND_HI, color="tab:green", alpha=0.25,
                label=f"PASS band [{W_BAND_LO}, {W_BAND_HI}]")
    ax3.axhline(1.8, color="k", ls="--", lw=0.8)
    for b, wv in zip(bars, Ws):
        ax3.text(b.get_x() + b.get_width() / 2, wv, f"{wv:.3f}",
                 ha="center", va="bottom", fontsize=9)
    ax3.set_ylabel(r"widening $W = g_{\rm hi}/g_{\rm lo}$")
    ax3.set_title("Widening vs pre-registered band\n"
                  "(verdict reads the PRIMARY bar only; others diagnostic)")
    ax3.legend(fontsize=8)

    # Panel 4: off-diagonal channel at the Z3 points
    xs = np.arange(3)                                               # (local)
    ax4.bar(xs - 0.15, r["abs_w"], width=0.3, color="tab:blue",
            label=r"$|w|(\varphi)$ (BDI $(1,0)\leftrightarrow(0,1)$, exact)")
    ax4.bar(xs + 0.15, [0, 0, 0], width=0.3, color="tab:red",
            label=r"$(1,0)\leftrightarrow(1,1)$ $|s|^2$ elem (= 0, center-$Z_3$)")
    for x, aw, ag in zip(xs, r["abs_w"], r["arg_w_m2"]):
        ax4.text(x - 0.15, aw, f"{aw:.4f}\narg={ag:+.3f}",
                 ha="center", va="bottom", fontsize=8)
    ax4.set_xticks(xs, [rf"$\varphi$={s}" for s in r["phi_labels"]])
    ax4.set_ylabel(r"$|w|$")
    ax4.set_title(r"Off-diagonal Dirac-mass channel: $|w|>0$;"
                  "\n" r"arg$(w_{M_2})$ = {$\pi$, $+2\pi/3$, $-2\pi/3$} "
                  "(second-$Z_3$ phase, CP seed)")
    ax4.legend(fontsize=8)

    fig.suptitle(f"{GATE_ID}: {verdict} -- |s(h)|^2-weighted Dirac-mass "
                 f"overlap, diagonal envelope + off-diagonal w "
                 f"(L_max=12 cache, tau_fold={tau_fold})", fontsize=12)
    fig.tight_layout(rect=(0, 0, 1, 0.95))
    fig.savefig(OUT_PNG, dpi=150)
    plt.close(fig)
    print(f"\nplot -> {OUT_PNG.name}")


def save_npz(r: dict, verdict: str, tup3: tuple, crit: dict,
             audit_sha: str, content_sha: str) -> None:
    np.savez(
        OUT_NPZ,
        gate_id=GATE_ID, scheme=SCHEME, convention=CONVENTION,
        l_max=str(L_MAX), verdict=verdict,
        sign_verdict=tup3[0], magnitude_verdict=tup3[1], regime_verdict=tup3[2],
        # --- primary observable (Item-7 HARD input; Items 8/9/14 soft) ---
        tower_pq=np.array(TOWER, dtype=np.int64),
        tower_C2=np.array([float(c) for c in r["C2"]]),
        tower_C2_num=np.array([c.numerator for c in r["C2"]], dtype=np.int64),
        tower_C2_den=np.array([c.denominator for c in r["C2"]], dtype=np.int64),
        O_g=r["O_arr"],                       # raw diagonal overlaps, tower order
        d_i=r["d_norm"],                      # normalized envelope d_i = O/O_max
        O_01=r["O"][(0, 1)],                  # BDI partner (== O_(1,0) exactly)
        g_lo=r["g_lo"], g_hi=r["g_hi"], widening_W=r["W"],
        spread_efolds=r["spread"], sign_ln_e_minus_heavy=r["sign_ln"],
        monotone_ladder=r["monotone"],
        e_sector=np.array(r["e_sector"], dtype=np.int64),
        heavy_sector=np.array(r["heavy_sector"], dtype=np.int64),
        mu_H=r["mu_H"], mu2=r["mu2"],
        evals_10=r["sectors"][(1, 0)]["evals"],
        evals_01=r["sectors"][(0, 1)]["evals"],
        evals_11=r["sectors"][(1, 1)]["evals"],
        evals_30=r["sectors"][(3, 0)]["evals"],
        evals_00=r["sectors"][(0, 0)]["evals"],
        floors_lambda_min=np.array([r["sectors"][pq]["lam_min"] for pq in TOWER]),
        dims=np.array([r["sectors"][pq]["dim"] for pq in TOWER], dtype=np.int64),
        n_evals=np.array([r["sectors"][pq]["evals"].size for pq in TOWER],
                         dtype=np.int64),
        # --- off-diagonal channel (Wave-3 |w| seed; Wave-4 eps_LX seed) ---
        abs_w_phi=np.array(r["abs_w"]),       # |w| at phi = 0, 2pi/3, 4pi/3
        arg_w_M2_phi=np.array(r["arg_w_m2"]),  # = {pi, +2pi/3, -2pi/3} exact
        phi_floats=np.array(r["phi_floats"]),
        M1_norm2=float(r["n1"]), M2_norm2=float(r["n2"]),
        M12_inner=float(r["n12"]),            # = 0 exact (disjoint support)
        w_chain_literal_t0=0.0,               # (1,0)<->(1,1) |s|^2 elem, exact 0
        w_chain_zero_proof=np.array(
            "center-Z3: h->omega*h pulls omega^-1 from conj(f_(1,0)), "
            "|s|^2 and f_(1,1) invariant; Haar invariance => 0; "
            "CG: triality-0 kernel cannot connect t=1 to t=0"),
        eps_lx_block_phi0=np.array(
            [[r["O"][(1, 0)], r["abs_w"][0]],
             [r["abs_w"][0], r["O"][(0, 1)]]]),   # [[d,|w|],[|w|,d]] seed
        # --- kernel (exact Haar moments) ---
        kernel_mean_unit=1.0,
        kernel_relvar_phi0=float(r["relvar"]),
        E_abs_s0_sq=float(r["E_ker0"]),
        c_phi=np.array([float(c) for c in r["c_phi"]]),
        alpha2_phi=np.array([float(a) for a in r["alpha2"]]),
        # --- anchors + cross-checks ---
        W_casimir_exact=1.8, W_casimir_num=9, W_casimir_den=5,
        J_tau=r["J_tau"], spread_scalar_anchor=r["spread_scalar"],
        W_permode=r["W_permode"], spread_permode=r["spread_pm"],
        W_floor_only=r["W_floor"], spread_floor_only=r["spread_floor"],
        mu_ribbon_W=np.array([r["ribbon"]["half"][0], r["ribbon"]["pin"][0],
                              r["ribbon"]["twice"][0]]),
        mu_ribbon_spread=np.array([r["ribbon"]["half"][1], r["ribbon"]["pin"][1],
                                   r["ribbon"]["twice"][1]]),
        bdi_pair_spectra_equal=r["bdi_equal"],
        bdi_pair_max_rel_dev=r["bdi_dev"],
        bdi_pair_O_equal=r["bdi_O_equal"],
        bdi_pair_O_rel_dev=r["bdi_O_dev"],
        r_cross_repro=r["r_cross_repro"],
        r_cross_canonical=float(R_cross_yukawa_t1_t2),
        pdg_lngap_mu_e=r["pdg_gap_mue"],
        m_tau_implied_by_band_edge=r["m_tau_implied"],
        # --- criteria + pins ---
        crit_i=crit["i_sign"], crit_ii=crit["ii_spread"],
        crit_iii=crit["iii_gap"], crit_iv=crit["iv_band"],
        crit_v=crit["v_offdiag"],
        W_band=np.array([W_BAND_LO, W_BAND_HI]),
        spread_min=SPREAD_MIN, degen_floor=DEGEN_FLOOR,
        w_nonzero_tol=W_NONZERO_TOL,
        tau_fold_used=float(tau_fold),
        vol_su3_haar=float(Vol_SU3_Haar),     # volume-preserving => Haar measure
        spectrum_cache_sha=CACHE_SHA_PIN,
        audit_sha256=audit_sha, content_sha256=content_sha,
        schema_version="S84+",
    )
    print(f"data -> {OUT_NPZ.name}")


# ---------------------------------------------------------------------------
# Section 9 -- Main
# ---------------------------------------------------------------------------

def main() -> int:
    t0 = time.time()                                                # (local)
    pins = log_input_pins(INPUT_FILES)                              # (local)
    script_path = Path(__file__).resolve()                          # (local)
    canonical_path = SHARED_DIR / "canonical_constants.py"          # (local)
    cache_rel = str(CACHE_PATH.relative_to(PROJECT_ROOT)).replace("\\", "/")  # (local)
    audit_sha, content_sha = compute_dual_sha(
        script_path, canonical_path, pins, pins[cache_rel])
    print(f"  audit_sha256:   {audit_sha} (script+canonical+pinmap+cache_sha)")
    print(f"  content_sha256: {content_sha} (script only)")
    print()

    r = compute(pins)                                               # (local)
    verdict, sign_v, mag_v, regime_v, crit = evaluate_gate(r)       # (local)

    print(f"\nCriteria: (i) sign={crit['i_sign']}  (ii) spread>=4={crit['ii_spread']}  "
          f"(iii) gap-asym={crit['iii_gap']}  (iv) W-band={crit['iv_band']}  "
          f"(v) |w|>0={crit['v_offdiag']}")

    value = (f"W={r['W']:.6f}_band[1.800,1.8894];spread={r['spread']:.4f}ef_min4;"
             f"signlnEH={r['sign_ln']:+.4f};mono={r['monotone']};"
             f"d=[{r['d_norm'][0]:.4e},{r['d_norm'][1]:.4e},{r['d_norm'][2]:.4e}];"
             f"e_ch={r['e_sector']};|w|0={r['abs_w'][0]:.6f};"
             f"argw_Z3={{pi,+2pi/3,-2pi/3}};w_t0chain=0_centerZ3;"
             f"mu={r['mu_H']:.6f}_floor00;W_cas=9/5;"
             f"W_scalar_spread={r['spread_scalar']:.3f};"
             f"Rxrepro={r['r_cross_repro']:.6f}")                   # (local)

    make_plot(r, verdict)
    save_npz(r, verdict, (sign_v, mag_v, regime_v), crit, audit_sha, content_sha)

    print()
    print(emit_4tuple(value, SCHEME, CONVENTION, L_MAX))
    print_verdict_payload(
        verdict, value, audit_sha, content_sha,
        sign_verdict=sign_v, magnitude_verdict=mag_v, regime_verdict=regime_v,
        companion_note=("Dirac-channel Gaussian block-sum primary at "
                        "mu_H=lambda_min(0,0)=0.819741; kernel exact-Haar "
                        "unit-normalized (Item-5 alpha^2=2c lineage); BDI pair "
                        "(1,0)/(0,1) machine-degenerate diagonal (rel dev "
                        f"{r['bdi_O_dev']:.1e})"),
        extra_rows=[
            (f"# diagnostics(non-verdict): W_permode={r['W_permode']:.4f} "
             f"W_flooronly={r['W_floor']:.4f} W_scalarLambda=1.800exact "
             f"spread_scalar={r['spread_scalar']:.3f}ef "
             f"kernel_relvar_phi0={float(r['relvar']):.4f} "
             f"mu_ribbon_W=[{r['ribbon']['half'][0]:.3f},{r['ribbon']['pin'][0]:.3f},"
             f"{r['ribbon']['twice'][0]:.3f}] # {GATE_ID}"),
            (f"# off-diag: |w|(0)={r['abs_w'][0]:.6f} |w|(2pi/3)={r['abs_w'][1]:.6f} "
             f"arg_w(Z3)={{pi,+2pi/3,-2pi/3}} exact (second-Z3 on BDI "
             f"fund<->antifund, s-LINEAR channel); literal (1,0)<->(1,1) "
             f"|s|^2 element=0 exact (center-Z3/triality selection) # {GATE_ID}"),
        ],
    )

    print(f"\n=== {GATE_ID}: {verdict} (sign={sign_v} magnitude={mag_v} "
          f"regime={regime_v}; wall {time.time() - t0:.1f}s) ===")
    return 0   # exit 0 on script success regardless of scientific verdict


if __name__ == "__main__":
    sys.exit(main())
